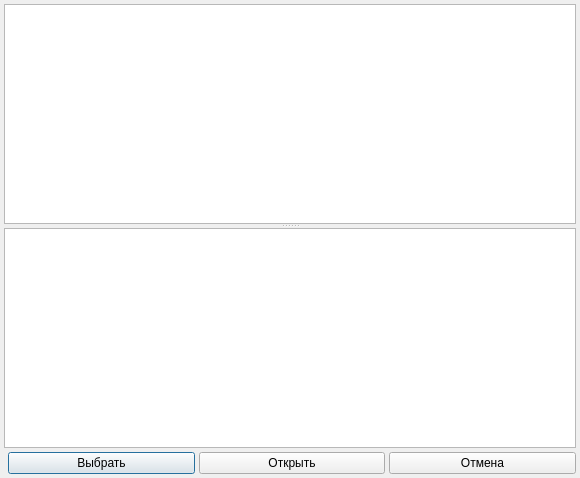
<?xml version="1.0" encoding="UTF-8"?>
<ui version="4.0">
 <class>SelectPlanningOpenEventsDialog</class>
 <widget class="QDialog" name="SelectPlanningOpenEventsDialog">
  <property name="geometry">
   <rect>
    <x>0</x>
    <y>0</y>
    <width>580</width>
    <height>478</height>
   </rect>
  </property>
  <property name="windowTitle">
   <string>Открытые события</string>
  </property>
  <layout class="QGridLayout" name="gridLayout">
   <property name="margin">
    <number>4</number>
   </property>
   <property name="spacing">
    <number>4</number>
   </property>
   <item row="0" column="0" colspan="4">
    <widget class="QSplitter" name="splitter">
     <property name="orientation">
      <enum>Qt::Vertical</enum>
     </property>
     <property name="childrenCollapsible">
      <bool>false</bool>
     </property>
     <widget class="CTextBrowser" name="txtClientInfoEventsBrowser">
      <property name="focusPolicy">
       <enum>Qt::NoFocus</enum>
      </property>
     </widget>
     <widget class="CTableView" name="tblOpenActions">
      <property name="focusPolicy">
       <enum>Qt::NoFocus</enum>
      </property>
     </widget>
    </widget>
   </item>
   <item row="1" column="1">
    <widget class="QPushButton" name="btnSelect">
     <property name="sizePolicy">
      <sizepolicy hsizetype="Expanding" vsizetype="Fixed">
       <horstretch>1</horstretch>
       <verstretch>0</verstretch>
      </sizepolicy>
     </property>
     <property name="minimumSize">
      <size>
       <width>100</width>
       <height>0</height>
      </size>
     </property>
     <property name="focusPolicy">
      <enum>Qt::TabFocus</enum>
     </property>
     <property name="text">
      <string>Выбрать</string>
     </property>
    </widget>
   </item>
   <item row="1" column="3">
    <widget class="QPushButton" name="btnClose">
     <property name="sizePolicy">
      <sizepolicy hsizetype="Expanding" vsizetype="Fixed">
       <horstretch>1</horstretch>
       <verstretch>0</verstretch>
      </sizepolicy>
     </property>
     <property name="minimumSize">
      <size>
       <width>100</width>
       <height>0</height>
      </size>
     </property>
     <property name="focusPolicy">
      <enum>Qt::TabFocus</enum>
     </property>
     <property name="text">
      <string>Отмена</string>
     </property>
    </widget>
   </item>
   <item row="1" column="2">
    <widget class="QPushButton" name="btnOpen">
     <property name="sizePolicy">
      <sizepolicy hsizetype="Expanding" vsizetype="Fixed">
       <horstretch>1</horstretch>
       <verstretch>0</verstretch>
      </sizepolicy>
     </property>
     <property name="minimumSize">
      <size>
       <width>100</width>
       <height>0</height>
      </size>
     </property>
     <property name="focusPolicy">
      <enum>Qt::TabFocus</enum>
     </property>
     <property name="text">
      <string>Открыть</string>
     </property>
    </widget>
   </item>
  </layout>
 </widget>
 <customwidgets>
  <customwidget>
   <class>CTableView</class>
   <extends>QTableView</extends>
   <header>library/TableView.h</header>
  </customwidget>
  <customwidget>
   <class>CTextBrowser</class>
   <extends>QTextBrowser</extends>
   <header>library/TextBrowser.h</header>
  </customwidget>
 </customwidgets>
 <tabstops>
  <tabstop>btnClose</tabstop>
  <tabstop>btnSelect</tabstop>
  <tabstop>tblOpenActions</tabstop>
 </tabstops>
 <resources/>
 <connections/>
</ui>
